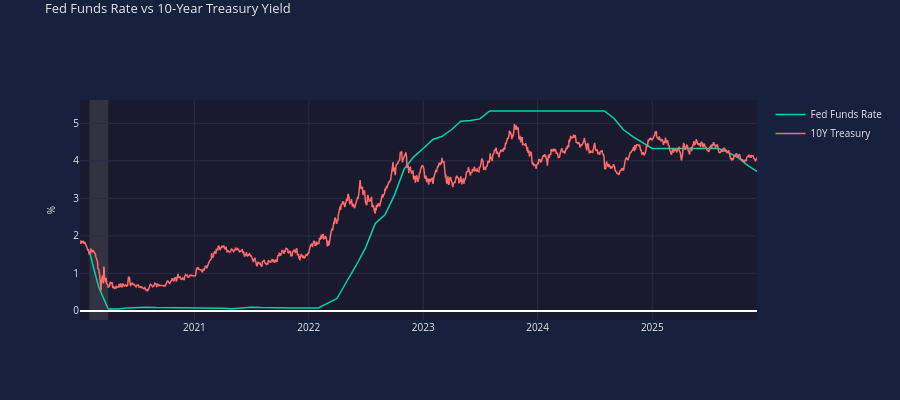

Here is the notebook cell this chart was saved with:
### Markdown cell above
## 4. Multiple Series Comparison

Comparing EFFR and DGS10 on the same chart.

### Code cell
# Comparing Fed Funds Rate and 10-Year Treasury
# Use the same date range for comparison
common_start = max(min(fedfunds_dates), min(treasury_dates))
common_end = min(max(fedfunds_dates), max(treasury_dates))

# Filter to common range
ff_filtered = [(d, v) for d, v in zip(fedfunds_dates, fedfunds_values) 
               if common_start <= d <= common_end]
tr_filtered = [(d, v) for d, v in zip(treasury_dates, treasury_values)
               if common_start <= d <= common_end]

chart = EconChart(num_rows=1, height=400)
chart.add_line(row=1, x=[d for d, _ in ff_filtered], y=[v for _, v in ff_filtered], 
               name='Fed Funds Rate', color='teal')
chart.add_line(row=1, x=[d for d, _ in tr_filtered], y=[v for _, v in tr_filtered],
               name='10Y Treasury', color='coral')
chart.set_title('Fed Funds Rate vs 10-Year Treasury Yield')
chart.set_yaxis(row=1, title='%')
chart.add_hline(row=1, y=0)
chart.enable_unified_spikeline()
chart.show()

### Figure 1 — Plotly figure (JSON) as saved in the notebook; plotly's stock layout.template omitted (floating-point values rounded to 4 significant figures; data arrays with more than 128 entries replaced by an {"elided": "..."} marker saying what was removed)
{"data": [{"line": {"color": "#00d4aa", "width": 1.5}, "name": "Fed Funds Rate", "showlegend": true, "type": "scatter", "visible": true, "x": ["2020-02-01T00:00:00", "2020-03-01T00:00:00", "2020-04-01T00:00:00", "2020-05-01T00:00:00", "2020-06-01T00:00:00", "2020-07-01T00:00:00", "2020-08-01T00:00:00", "2020-09-01T00:00:00", "2020-10-01T00:00:00", "2020-11-01T00:00:00", "2020-12-01T00:00:00", "2021-01-01T00:00:00", "2021-02-01T00:00:00", "2021-03-01T00:00:00", "2021-04-01T00:00:00", "2021-05-01T00:00:00", "2021-06-01T00:00:00", "2021-07-01T00:00:00", "2021-08-01T00:00:00", "2021-09-01T00:00:00", "2021-10-01T00:00:00", "2021-11-01T00:00:00", "2021-12-01T00:00:00", "2022-01-01T00:00:00", "2022-02-01T00:00:00", "2022-03-01T00:00:00", "2022-04-01T00:00:00", "2022-05-01T00:00:00", "2022-06-01T00:00:00", "2022-07-01T00:00:00", "2022-08-01T00:00:00", "2022-09-01T00:00:00", "2022-10-01T00:00:00", "2022-11-01T00:00:00", "2022-12-01T00:00:00", "2023-01-01T00:00:00", "2023-02-01T00:00:00", "2023-03-01T00:00:00", "2023-04-01T00:00:00", "2023-05-01T00:00:00", "2023-06-01T00:00:00", "2023-07-01T00:00:00", "2023-08-01T00:00:00", "2023-09-01T00:00:00", "2023-10-01T00:00:00", "2023-11-01T00:00:00", "2023-12-01T00:00:00", "2024-01-01T00:00:00", "2024-02-01T00:00:00", "2024-03-01T00:00:00", "2024-04-01T00:00:00", "2024-05-01T00:00:00", "2024-06-01T00:00:00", "2024-07-01T00:00:00", "2024-08-01T00:00:00", "2024-09-01T00:00:00", "2024-10-01T00:00:00", "2024-11-01T00:00:00", "2024-12-01T00:00:00", "2025-01-01T00:00:00", "2025-02-01T00:00:00", "2025-03-01T00:00:00", "2025-04-01T00:00:00", "2025-05-01T00:00:00", "2025-06-01T00:00:00", "2025-07-01T00:00:00", "2025-08-01T00:00:00", "2025-09-01T00:00:00", "2025-10-01T00:00:00", "2025-11-01T00:00:00", "2025-12-01T00:00:00"], "xaxis": "x", "y": [1.58, 0.65, 0.05, 0.05, 0.08, 0.09, 0.1, 0.09, 0.09, 0.09, 0.09, 0.09, 0.08, 0.07, 0.07, 0.06, 0.08, 0.1, 0.09, 0.08, 0.08, 0.08, 0.08, 0.08, 0.08, 0.2, 0.33, 0.77, 1.21, 1.68, 2.33, 2.56, 3.08, 3.78, 4.1, 4.33, 4.57, 4.65, 4.83, 5.06, 5.08, 5.12, 5.33, 5.33, 5.33, 5.33, 5.33, 5.33, 5.33, 5.33, 5.33, 5.33, 5.33, 5.33, 5.33, 5.13, 4.83, 4.64, 4.48, 4.33, 4.33, 4.33, 4.33, 4.33, 4.33, 4.33, 4.33, 4.22, 4.09, 3.88, 3.72], "yaxis": "y"}, {"line": {"color": "#ff6b6b", "width": 1.5}, "name": "10Y Treasury", "showlegend": true, "type": "scatter", "visible": true, "x": {"elided": "1479 str values"}, "xaxis": "x", "y": {"elided": "1479 float values"}, "yaxis": "y"}], "layout": {"font": {"color": "#e8e8e8", "size": 10}, "height": 400, "hoverlabel": {"bgcolor": "#16213e", "font": {"color": "#e8e8e8", "size": 11}}, "hovermode": "x unified", "paper_bgcolor": "#16213e", "plot_bgcolor": "#1a1a2e", "shapes": [{"line": {"color": "rgba(255, 255, 255, 0.3)", "dash": "dash", "width": 1}, "type": "line", "x0": 0, "x1": 1, "xref": "x", "y0": 0, "y1": 0, "yref": "y"}, {"fillcolor": "#b8b8b8", "layer": "below", "line": {"width": 0}, "opacity": 0.15, "type": "rect", "x0": "2020-02-01T00:00:00", "x1": "2020-04-01T00:00:00", "xref": "x", "y0": 0, "y1": 1, "yref": "y domain"}], "title": {"font": {"color": "#e8e8e8", "size": 13}, "text": "Fed Funds Rate vs 10-Year Treasury Yield", "y": 0.99, "yanchor": "top"}, "xaxis": {"anchor": "y", "domain": [0, 1], "gridcolor": "#2a2a4a", "range": ["2020-01-02T00:00:00", "2025-12-01T00:00:00"], "showspikes": true, "spikecolor": "rgba(255, 255, 255, 0.5)", "spikedash": "dot", "spikemode": "across", "spikesnap": "cursor", "spikethickness": 1}, "yaxis": {"anchor": "x", "domain": [0, 1], "gridcolor": "#2a2a4a", "title": {"font": {"color": "#e8e8e8", "size": 10}, "text": "%"}, "type": "linear"}}}
